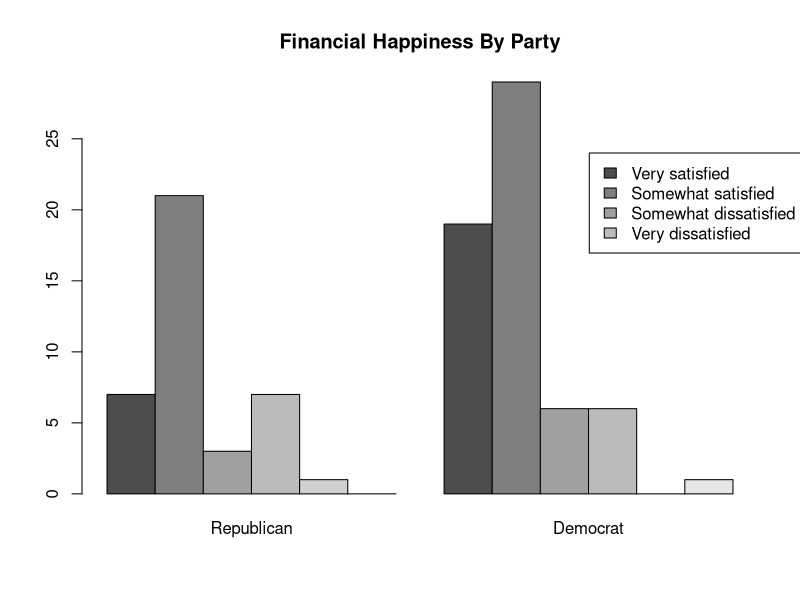
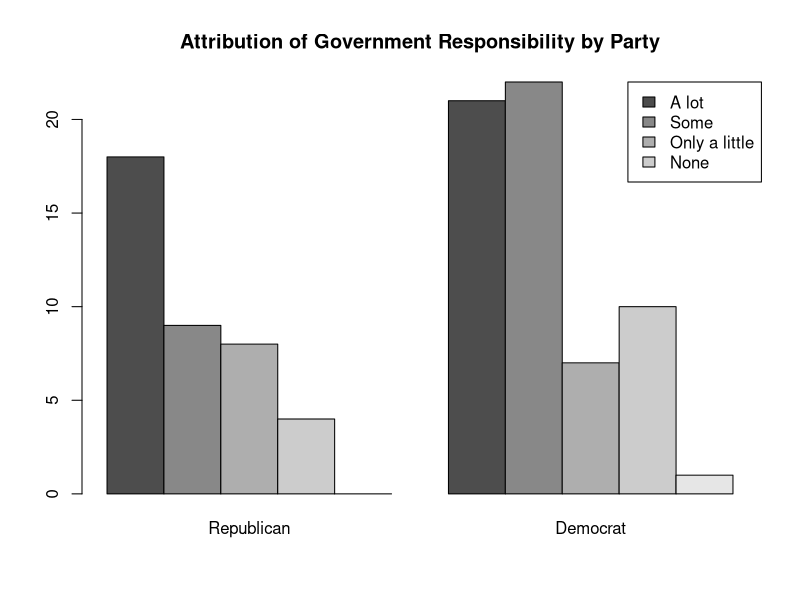
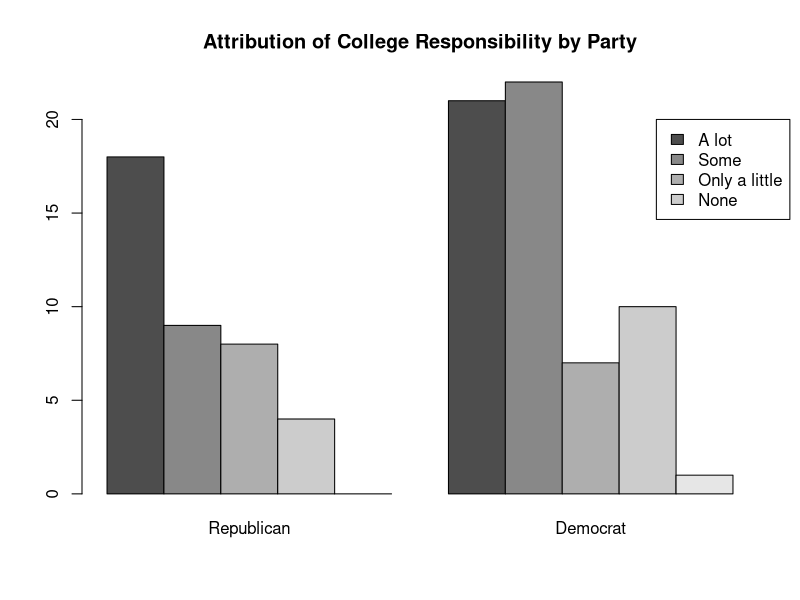

Reproduce these figures in R, in order.
data <- read.csv("american_jobs_data.csv", header=TRUE, sep=",")

#satisfaction statistics
familyLifeSatisfaction <- table(data$q2a)
familyParty <- table(data$q2a, data$party)
t.test(data$q2a[which(data$party==1)],data$q2a[which(data$party==2)],paired=FALSE,conf.level=0.95,alternative="two.sided")
familySex <- table(data$q2a, data$sex)
t.test(data$q2a[which(data$sex==1)],data$q2a[which(data$sex==2)],paired=FALSE,conf.level=0.95,alternative="two.sided")
familyEduc <- table(data$q2a, data$educ2)
familyAge <- table(data$q2a, data$age)
cor(data$q2a, data$age, use="complete.obs")

financialLifeSatisfaction <- table(data$q2b)
financialParty <- table(data$q2b, data$party<3)
t.test(data$q2b[which(data$party==1)],data$q2b[which(data$party==2)],paired=FALSE,conf.level=0.95,alternative="two.sided")
barplot(financialParty, beside=T, main="Financial Happiness By Party", names.arg=c("Republican","Democrat"), legend.text=T, args.legend=list(x=15.45, y=24,legend=c("Very satisfied", "Somewhat satisfied", "Somewhat dissatisfied", "Very dissatisfied")))
financialSex <- table(data$q2b, data$sex)
t.test(data$q2b[which(data$sex==1)],data$q2b[which(data$sex==2)],paired=FALSE,conf.level=0.95,alternative="two.sided")
financialEduc <- table(data$q2b, data$educ2)
familyAge <- table(data$q2b, data$age)
cor(data$q2b, data$age, use="complete.obs")

workKindSatisfaction <- table(data$q2ef2)
workKindParty <- table(data$q2ef2, data$party)
t.test(data$q2ef2[which(data$party==1)],data$q2ef2[which(data$party==2)],paired=FALSE,conf.level=0.95,alternative="two.sided")
workKindSex <- table(data$q2ef2, data$sex)
t.test(data$q2ef2[which(data$sex==1)],data$q2ef2[which(data$sex==2)],paired=FALSE,conf.level=0.95,alternative="two.sided")
workKindEduc <- table(data$q2ef2, data$educ2)
familyAge <- table(data$q2ef2, data$age)
cor(data$q2ef2, data$age, use="complete.obs")

#blame statistics
jobAvailability <- table(data$q6f2)
jobAvailabilityParty <- table(data$q6f2, data$party)
t.test(data$q6f2[which(data$party==1)],data$q6f2[which(data$party==2)],paired=FALSE,conf.level=0.95,alternative="two.sided")
jobAvailabilitySex <- table(data$q6f2, data$sex)
t.test(data$q6f2[which(data$sex==1)],data$q6f2[which(data$sex==2)],paired=FALSE,conf.level=0.95,alternative="two.sided")
jobAvailabilityEduc <- table(data$q6f2, data$educ2)
familyAge <- table(data$q6f2, data$age)
cor(data$q6f2, data$age, use="complete.obs")

contractWorkerIncrease <- table(data$q7ef2)
contractWorkerParty <- table(data$q7ef2, data$party)
t.test(data$q7ef2[which(data$party==1)],data$q7ef2[which(data$party==2)],paired=FALSE,conf.level=0.95,alternative="two.sided")
contractWorkerSex <- table(data$q7ef2, data$sex)
t.test(data$q7ef2[which(data$sex==1)],data$q7ef2[which(data$sex==2)],paired=FALSE,conf.level=0.95,alternative="two.sided")
contractWorkerEduc <- table(data$q7ef2, data$educ2)
familyAge <- table(data$q7ef2, data$age)
cor(data$q7ef2, data$age, use="complete.obs")

outsourcingIncrease <- table(data$q7ff2)
contractWorkerParty <- table(data$q7ff2, data$party)
t.test(data$q7ff2[which(data$party==1)],data$q7ff2[which(data$party==2)],paired=FALSE,conf.level=0.95,alternative="two.sided")
contractWorkerSex <- table(data$q7ff2, data$sex)
t.test(data$q7ff2[which(data$sex==1)],data$q7ff2[which(data$sex==2)],paired=FALSE,conf.level=0.95,alternative="two.sided")
contractWorkerEduc <- table(data$q7ff2, data$educ2)
familyAge <- table(data$q7ff2, data$age)
cor(data$q7ff2, data$age, use="complete.obs")

techUsageIncrease <- table(data$q7gf2)
techUsageParty <- table(data$q7gf2, data$party)
t.test(data$q7gf2[which(data$party==1)],data$q7gf2[which(data$party==2)],paired=FALSE,conf.level=0.95,alternative="two.sided")
techUsageSex <- table(data$q7gf2, data$sex)
t.test(data$q7gf2[which(data$sex==1)],data$q7gf2[which(data$sex==2)],paired=FALSE,conf.level=0.95,alternative="two.sided")
techUsage <- table(data$q7gf2, data$educ2)
familyAge <- table(data$q7gf2, data$age)
cor(data$q7gf2, data$age, use="complete.obs")

usExportIncrease <- table(data$q7hf2)
usExportParty <- table(data$q7hf2, data$party)
t.test(data$q7hf2[which(data$party==1)],data$q7hf2[which(data$party==2)],paired=FALSE,conf.level=0.95,alternative="two.sided")
usExportSex <- table(data$q7hf2, data$sex)
t.test(data$q7hf2[which(data$sex==1)],data$q7hf2[which(data$sex==2)],paired=FALSE,conf.level=0.95,alternative="two.sided")
usExportEduc <- table(data$q7hf2, data$educ2)
familyAge <- table(data$q7hf2, data$age)
cor(data$q7hf2, data$age, use="complete.obs")

#responsibility statistics
governmentResponsibility <- table(data$q8df2)
governmentResponsibilityParty <- table(data$q8df2, data$party<3)
t.test(data$q8df2[which(data$party==1)],data$q8df2[which(data$party==2)],paired=FALSE,conf.level=0.95,alternative="two.sided")
barplot(governmentResponsibilityParty, beside=T, main="Attribution of Government Responsibility by Party", names.arg=c("Republican","Democrat"), legend.text=T, args.legend=list(x=12.5, y=22,legend=c("A lot", "Some", "Only a little", "None")))
governmentResponsibilitySex <- table(data$q8df2, data$sex)
t.test(data$q8df2[which(data$sex==1)],data$q8df2[which(data$sex==2)],paired=FALSE,conf.level=0.95,alternative="two.sided")
governmentResponsibilityEduc <- table(data$q8df2, data$educ2)
familyAge <- table(data$q8df2, data$age)
cor(data$q8df2, data$age, use="complete.obs")

employerResponsibility <- table(data$q8ef2)
employerResponsibilityParty <- table(data$q8ef2, data$party)
t.test(data$q2ef2[which(data$party==1)],data$q2ef2[which(data$party==2)],paired=FALSE,conf.level=0.95,alternative="two.sided")
employerResponsibilitySex <- table(data$q8ef2, data$sex)
t.test(data$q2ef2[which(data$sex==1)],data$q2ef2[which(data$sex==2)],paired=FALSE,conf.level=0.95,alternative="two.sided")
employerResponsibilityEduc <- table(data$q8ef2, data$educ2)
familyAge <- table(data$q2ef2, data$age)
cor(data$q2ef2, data$age, use="complete.obs")

collegeResponsibility <- table(data$q8ff2)
collegeResponsibilityParty <- table(data$q8ff2, data$party<3)
t.test(data$q8ff2[which(data$party==1)],data$q8ff2[which(data$party==2)],paired=FALSE,conf.level=0.95,alternative="two.sided")
barplot(governmentResponsibilityParty, beside=T, main="Attribution of College Responsibility by Party", names.arg=c("Republican","Democrat"), legend.text=T, args.legend=list(x=13, y=20,legend=c("A lot", "Some", "Only a little", "None")))
collegeResponsibilitySex <- table(data$q8ff2, data$sex)
t.test(data$q8ff2[which(data$sex==1)],data$q8ff2[which(data$sex==2)],paired=FALSE,conf.level=0.95,alternative="two.sided")
collegeResponsibilityEduc <- table(data$q8ff2, data$educ2)
familyAge <- table(data$q8ff2, data$age)
cor(data$q8ff2, data$age, use="complete.obs")

#education statistics
fourYearPreparation <- table(data$q11fa)
fourYearPrepParty <- table(data$q11fa, data$party)
t.test(data$q11fa[which(data$party==1)],data$q11fa[which(data$party==2)],paired=FALSE,conf.level=0.95,alternative="two.sided")
fourYearPrepSex <- table(data$q11fa, data$sex)
t.test(data$q11fa[which(data$sex==1)],data$q11fa[which(data$sex==2)],paired=FALSE,conf.level=0.95,alternative="two.sided")
fourYearPrepEduc <- table(data$q11fa, data$educ2)
familyAge <- table(data$q11fa, data$age)
cor(data$q11fa, data$age, use="complete.obs")

twoYearPreparation <- table(data$q12fb)
twoYearPrepParty <- table(data$q12fb, data$party)
t.test(data$q12fb[which(data$party==1)],data$q12fb[which(data$party==2)],paired=FALSE,conf.level=0.95,alternative="two.sided")
twoYearPrepSex <- table(data$q12fb, data$sex)
t.test(data$q12fb[which(data$sex==1)],data$q12fb[which(data$sex==2)],paired=FALSE,conf.level=0.95,alternative="two.sided")
twoYearPrepEduc <- table(data$q12fb, data$educ2)
familyAge <- table(data$q12fb, data$age)
cor(data$q12fb, data$age, use="complete.obs")

profSchoolPreparation <- table(data$q13fc)
profSchoolPrepParty <- table(data$q13fc, data$party)
t.test(data$q13fc[which(data$party==1)],data$q13fc[which(data$party==2)],paired=FALSE,conf.level=0.95,alternative="two.sided")
profSchoolPrepSex <- table(data$q13fc, data$sex)
t.test(data$q13fc[which(data$sex==1)],data$q13fc[which(data$sex==2)],paired=FALSE,conf.level=0.95,alternative="two.sided")
profSchoolPrepEduc <- table(data$q13fc, data$educ2)
familyAge <- table(data$q13fc, data$age)
cor(data$q13fc, data$age, use="complete.obs")

#descriptive statistics
politicalParty <- table(data$party)
politicalParty
education <- table(data$educ2)
education
sex <- table(data$sex)
sex